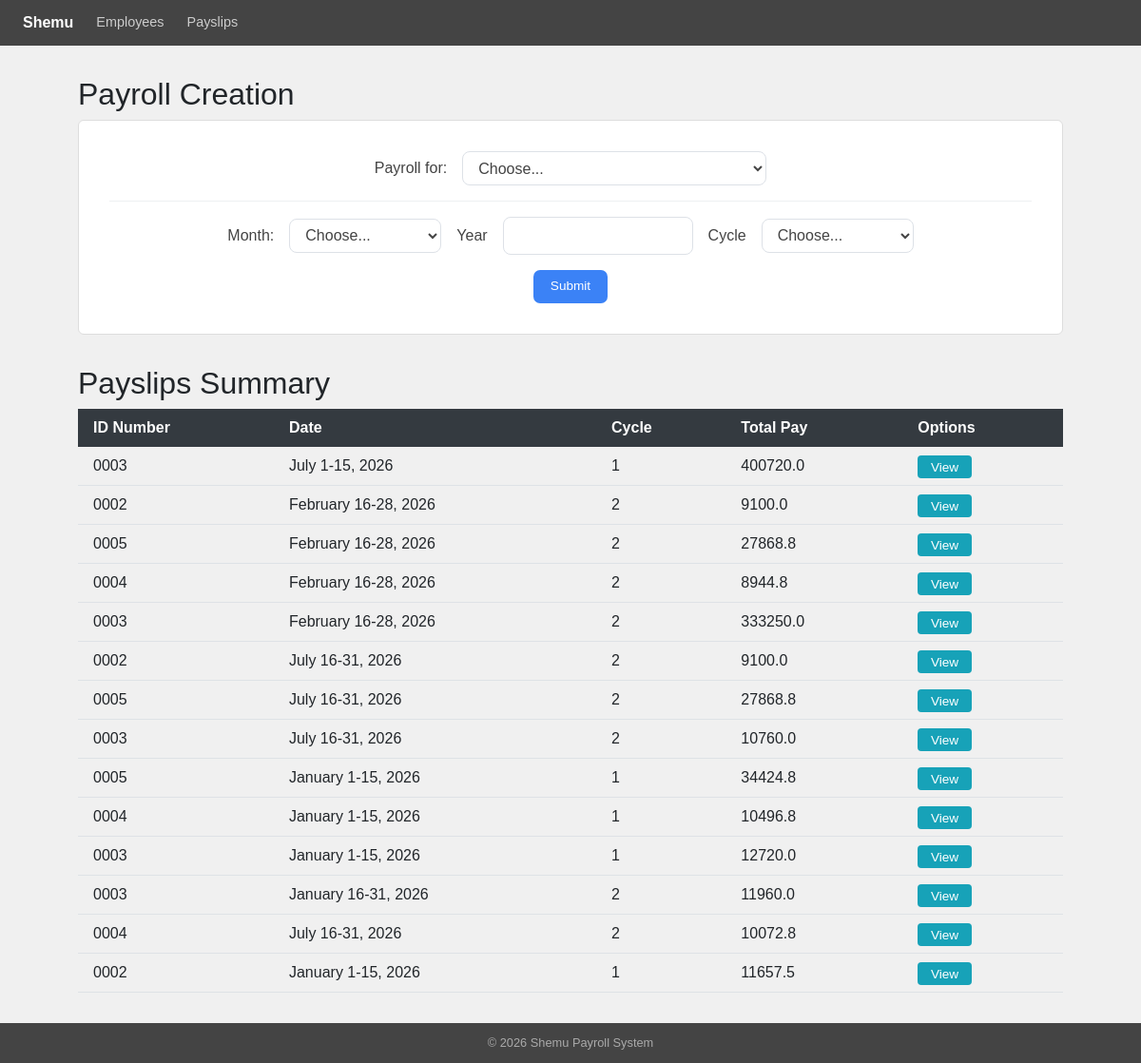
The page /payslips/ on the database as committed earlier.
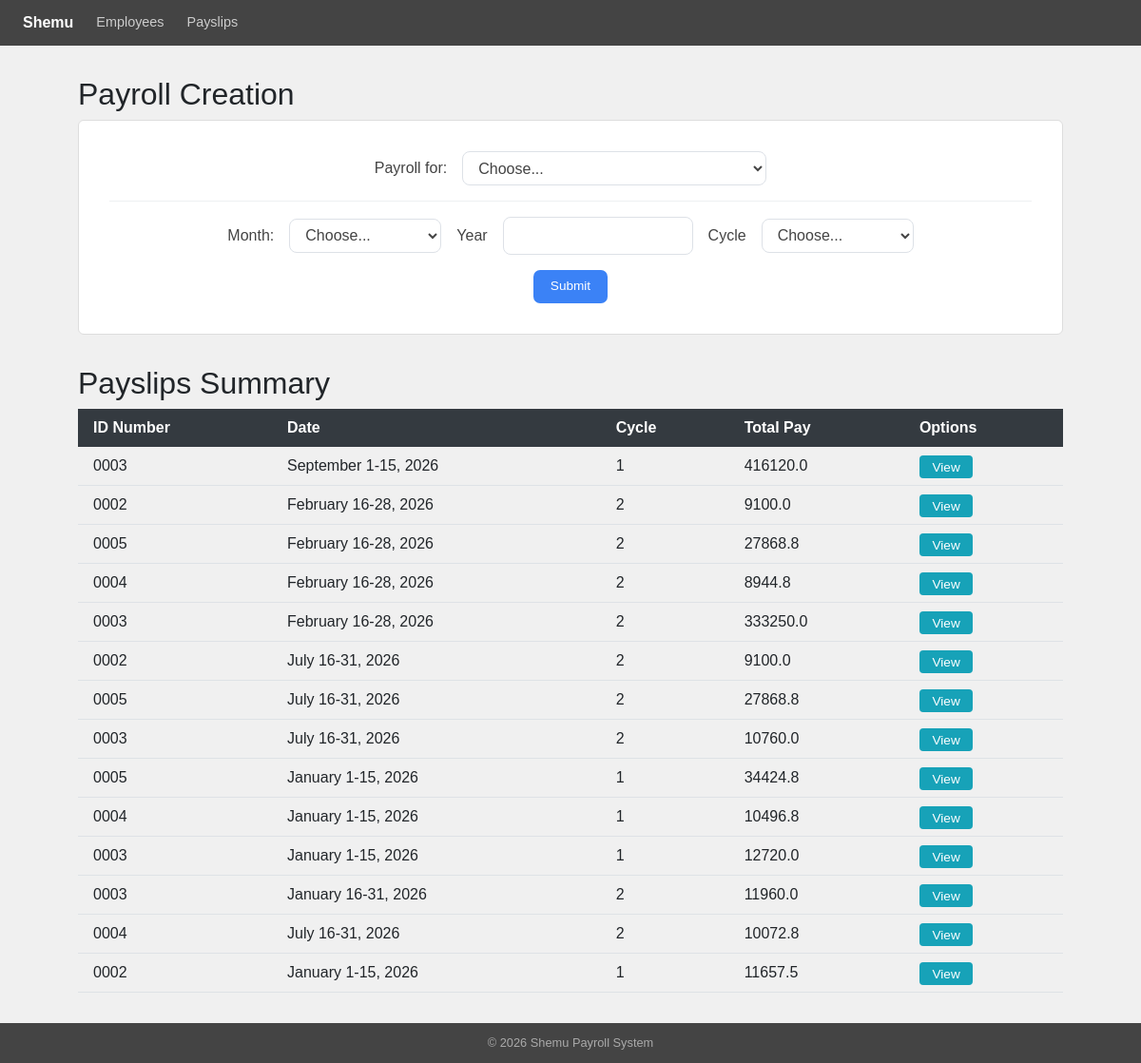
The same page on the database as committed later.
### payroll_app/models.py (models this page shows, shortened)
class Payslip(models.Model):
    employee_id_number = models.ForeignKey(Employee, on_delete=models.CASCADE)
    month = models.CharField(max_length=20)
    date_range = models.CharField(max_length=50)
    year = models.CharField(max_length=10)
    pay_cycle = models.IntegerField()
    rate = models.FloatField()
    earnings_allowance = models.FloatField()
    deductions_tax = models.FloatField()
    deductions_health = models.FloatField()
    pag_ibig = models.FloatField()
    sss = models.FloatField()
    overtime = models.FloatField()
    total_pay = models.FloatField()

class Employee(models.Model):
    name = models.CharField(max_length=100)
    id_number = models.CharField(max_length=50, unique=True)
    rate = models.FloatField()
    overtime_pay = models.FloatField(null=True, blank=True)
    allowance = models.FloatField(null=True, blank=True)

### payroll_app/views.py (the view)
# urls.py: path('payslips/',                  views.payslips,        name='payslips'),
def payslips(request):
    all_payslips = Payslip.objects.all().order_by('-pk') #fetches all payslip records from DB, ordered by newest first
    all_employees = Employee.objects.all() #fetches all Employee records
    context = {
        'payslips'  : all_payslips,
        'employees' : all_employees,
    }
    return render(request, 'payroll_app/payslips.html', context)

### payroll_app/templates/payroll_app/payslips.html (shortened to what this page needs)
{% extends 'payroll_app/base.html' %}
{% block content %}
<div style="max-width:1100px;">
  <h2>Payroll Creation</h2>
  <div class="form-card" style="max-width:1100px; width:100%;">
    <form method="post" action="{% url 'create_payroll' %}">
      <div style="display:flex; justify-content:center; align-items:center; gap:1rem; padding-bottom:1rem; border-bottom:1px solid #eef0f2; margin-bottom:1rem;">
        <label for="id_payroll_for" style="white-space:nowrap; font-weight:500; color:#444;">Payroll for:</label>
        <select id="id_payroll_for" name="payroll_for" style="width:320px; border:1px solid #dde1e7; border-radius:8px; padding:.45rem .75rem; background-color:#fff; color:#444; outline:none;">
          <option value="">Choose...</option>
        </select>
      </div>
      <div style="display:flex; justify-content:center; align-items:center; gap:1rem; margin-bottom:1rem;">
        <label for="id_month" style="white-space:nowrap; color:#444;">Month:</label>
        <select id="id_month" name="month" style="width:160px; border:1px solid #dde1e7; border-radius:8px; padding:.45rem .75rem; background-color:#fff; color:#444; outline:none;">
          <option value="">Choose...</option>
        </select>
        <label for="id_year" style="white-space:nowrap; color:#444;">Year</label>
        <input type="text" id="id_year" name="year" maxlength="4" pattern="[0-9]{4}" placeholder="" style="width:200px; border:1px solid #dde1e7; border-radius:8px; padding:.45rem .75rem; background-color:#fff; color:#444; outline:none;">
        <label for="id_cycle" style="white-space:nowrap; color:#444;">Cycle</label>
        <select id="id_cycle" name="cycle" style="width:160px; border:1px solid #dde1e7; border-radius:8px; padding:.45rem .75rem; background-color:#fff; color:#444; outline:none;">
          <option value="">Choose...</option>
        </select>
      </div>
      <div style="display:flex; justify-content:center;">
        <button type="submit" class="btn-shemu-primary">Submit</button>
      </div>
    </form>
  </div>
  <div style="margin-top:2rem;">
    <h2>Payslips Summary</h2>
    <table style="width:100%; border-collapse:collapse;">
      <thead>
        <tr style="background-color:#343a40; color:white;">
          <th style="padding:.50rem 1rem; text-align:left;">ID Number</th>
          <th style="padding:.50rem 1rem; text-align:left;">Date</th>
          <th style="padding:.50rem 1rem; text-align:left;">Cycle</th>
          <th style="padding:.50rem 1rem; text-align:left;">Total Pay</th>
          <th style="padding:.50rem 1rem; text-align:left;">Options</th>
        </tr>
      </thead>
      <tbody>
        {% for payslip in payslips %}
        <tr style="border-bottom:1px solid #dee2e6;">
          <td style="padding:.50rem 1rem;">{{ payslip.employee_id_number.id_number }}</td>
          <td style="padding:.50rem 1rem;">{{ payslip.date_range }}</td>
          <td style="padding:.50rem 1rem;">{{ payslip.pay_cycle }}</td>
          <td style="padding:.50rem 1rem;">{{ payslip.total_pay }}</td>
          <td style="padding:.50rem 1rem;">
            <a href="{% url 'view_payslip' payslip.id %}" style="padding:.3rem .85rem; font-size:.85rem; background-color:#17a2b8; color:white; border-radius:4px; text-decoration:none;">View</a>
          </td>
        </tr>
        {% empty %}
        <tr>
          <td colspan="5" style="text-align:center; padding:1rem; color:#94a3b8;">No payslips yet.</td>
        </tr>
        {% endfor %}
      </tbody>
    </table>
  </div>
</div>
{% endblock %}

Rows that differ between the two databases and show on the page:
removed Payslip: employee_id_number.id_number "0003", date_range "July 1-15, 2026", pay_cycle "1", total_pay "400720.0"
added Payslip: employee_id_number.id_number "0003", date_range "September 1-15, 2026", pay_cycle "1", total_pay "416120.0"
